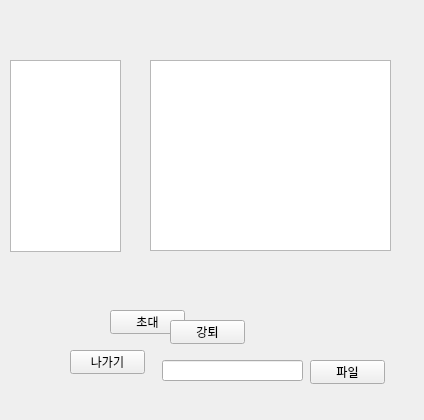
<?xml version="1.0" encoding="UTF-8"?>
<ui version="4.0">
 <class>chatPopUp</class>
 <widget class="QWidget" name="chatPopUp">
  <property name="geometry">
   <rect>
    <x>0</x>
    <y>0</y>
    <width>424</width>
    <height>420</height>
   </rect>
  </property>
  <property name="windowTitle">
   <string>Form</string>
  </property>
  <widget class="QListWidget" name="listWidget">
   <property name="geometry">
    <rect>
     <x>10</x>
     <y>60</y>
     <width>111</width>
     <height>192</height>
    </rect>
   </property>
  </widget>
  <widget class="QLineEdit" name="lineEdit">
   <property name="geometry">
    <rect>
     <x>162</x>
     <y>360</y>
     <width>141</width>
     <height>21</height>
    </rect>
   </property>
  </widget>
  <widget class="QTextEdit" name="textEdit">
   <property name="geometry">
    <rect>
     <x>150</x>
     <y>60</y>
     <width>241</width>
     <height>191</height>
    </rect>
   </property>
  </widget>
  <widget class="QPushButton" name="pushButton">
   <property name="geometry">
    <rect>
     <x>310</x>
     <y>360</y>
     <width>75</width>
     <height>24</height>
    </rect>
   </property>
   <property name="text">
    <string>파일</string>
   </property>
  </widget>
  <widget class="QPushButton" name="pushButton_2">
   <property name="geometry">
    <rect>
     <x>110</x>
     <y>310</y>
     <width>75</width>
     <height>24</height>
    </rect>
   </property>
   <property name="text">
    <string>초대</string>
   </property>
  </widget>
  <widget class="QPushButton" name="pushButton_3">
   <property name="geometry">
    <rect>
     <x>170</x>
     <y>320</y>
     <width>75</width>
     <height>24</height>
    </rect>
   </property>
   <property name="text">
    <string>강퇴</string>
   </property>
  </widget>
  <widget class="QPushButton" name="pushButton_4">
   <property name="geometry">
    <rect>
     <x>70</x>
     <y>350</y>
     <width>75</width>
     <height>24</height>
    </rect>
   </property>
   <property name="text">
    <string>나가기</string>
   </property>
  </widget>
 </widget>
 <resources/>
 <connections/>
</ui>
